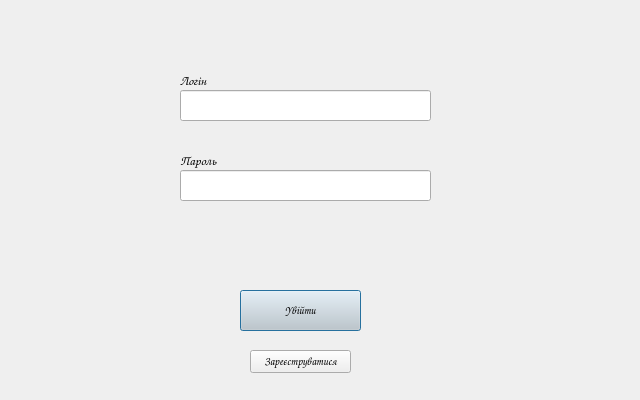
<?xml version="1.0" encoding="UTF-8"?>
<ui version="4.0">
 <class>PyProgram</class>
 <widget class="QDialog" name="PyProgram">
  <property name="geometry">
   <rect>
    <x>0</x>
    <y>0</y>
    <width>640</width>
    <height>400</height>
   </rect>
  </property>
  <property name="font">
   <font>
    <family>Comic Sans MS</family>
    <pointsize>8</pointsize>
    <weight>50</weight>
    <italic>false</italic>
    <bold>false</bold>
   </font>
  </property>
  <property name="windowTitle">
   <string>PyProgram</string>
  </property>
  <property name="styleSheet">
   <string notr="true">font: 8pt &quot;Comic Sans MS&quot;;</string>
  </property>
  <widget class="QLabel" name="login_label">
   <property name="geometry">
    <rect>
     <x>180</x>
     <y>70</y>
     <width>41</width>
     <height>21</height>
    </rect>
   </property>
   <property name="font">
    <font>
     <family>Comic Sans MS</family>
     <pointsize>10</pointsize>
     <weight>50</weight>
     <italic>false</italic>
     <bold>false</bold>
    </font>
   </property>
   <property name="styleSheet">
    <string notr="true">font-size:10pt;</string>
   </property>
   <property name="text">
    <string>Логін</string>
   </property>
  </widget>
  <widget class="QLineEdit" name="login">
   <property name="geometry">
    <rect>
     <x>180</x>
     <y>90</y>
     <width>251</width>
     <height>31</height>
    </rect>
   </property>
  </widget>
  <widget class="QLineEdit" name="password">
   <property name="geometry">
    <rect>
     <x>180</x>
     <y>170</y>
     <width>251</width>
     <height>31</height>
    </rect>
   </property>
  </widget>
  <widget class="QLabel" name="password_label">
   <property name="geometry">
    <rect>
     <x>180</x>
     <y>150</y>
     <width>61</width>
     <height>21</height>
    </rect>
   </property>
   <property name="font">
    <font>
     <family>Comic Sans MS</family>
     <pointsize>10</pointsize>
     <weight>50</weight>
     <italic>false</italic>
     <bold>false</bold>
    </font>
   </property>
   <property name="styleSheet">
    <string notr="true">font-size:10pt;</string>
   </property>
   <property name="text">
    <string>Пароль</string>
   </property>
  </widget>
  <widget class="QPushButton" name="login_button">
   <property name="geometry">
    <rect>
     <x>240</x>
     <y>290</y>
     <width>121</width>
     <height>41</height>
    </rect>
   </property>
   <property name="styleSheet">
    <string notr="true">background-color: rgb(206, 206, 206);</string>
   </property>
   <property name="text">
    <string>Увійти</string>
   </property>
  </widget>
  <widget class="QPushButton" name="reg_button_link">
   <property name="geometry">
    <rect>
     <x>250</x>
     <y>350</y>
     <width>101</width>
     <height>23</height>
    </rect>
   </property>
   <property name="styleSheet">
    <string notr="true"/>
   </property>
   <property name="text">
    <string>Зареєструватися</string>
   </property>
  </widget>
 </widget>
 <resources/>
 <connections/>
</ui>
